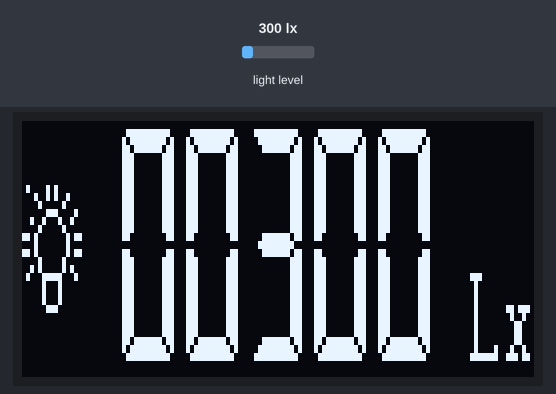
Bench run of a sketch on a simulated Arduino Uno, built with avr-gcc and run on an emulated ATmega328P. Parts: 128×64 one-colour display. Wiring (inferred from the names in the program): BH1750 light sensor at I2C address 0x23; SSD1306 OLED at I2C address 0x3C. Inputs (shaded band) come from the test bench; at power-on: light level 300 lx.

Above: at 2.4 s.
2.5 s: light level set to 40 lx
At 3.8 s:
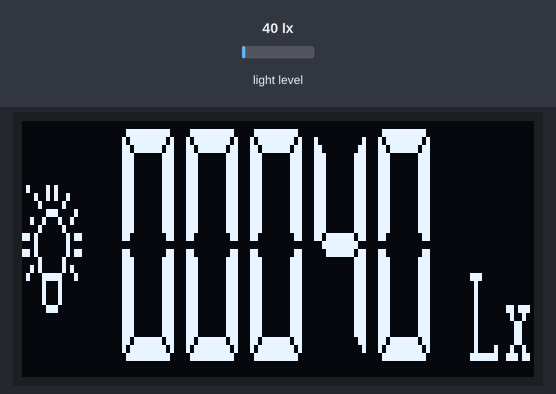
4.3 s: light level set to 500 lx
At 5.7 s:
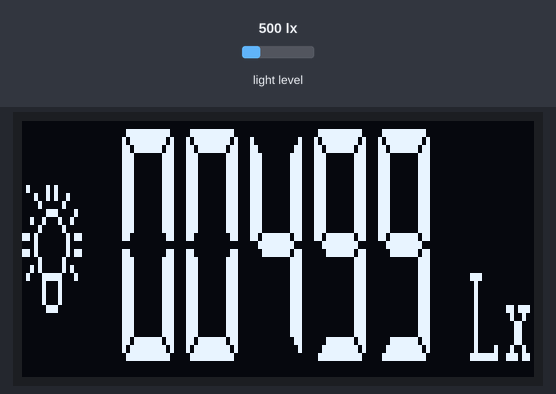
6.8 s: light level set to 1000 lx
At 8.4 s:
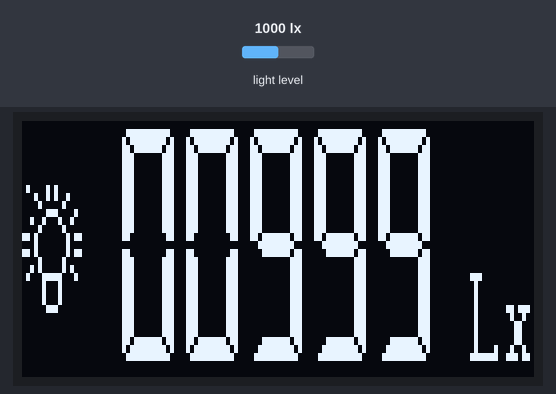
Timing chart, 0 to 9.9 s (numbered marks = the images above; inputs shaded):
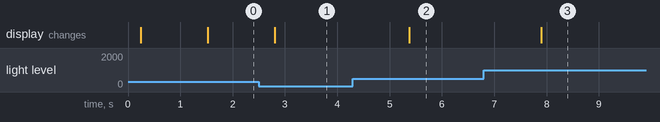

Measured:
- after the input at 2.5 s, the display: changes after 0.31 s (image 1)
- after the input at 4.3 s, the display: changes after 1.1 s (image 2)
- after the input at 6.8 s, the display: changes after 1.1 s (image 3)

The sketch:

AmbientLightMater.ino
```cpp
/*
 * Ambient Light Sensor BH1750
 */
#include "DISP7SEG.h"
DISP7SEG disp ; // SSD1306表示クラスのインスタンス

#define BH1750_ADDR 0x23  // Ambient Light Sensor BH1750のI2Cアドレス
#define BH1750_MODE 0x10  // Continuously H-resolution mode

/**
 * Ambient Light Sensor BH1750 から照度を読み取る
 */
uint16_t readAmbienLight( ) {
  uint16_t sensorData ;

  // -- SEND COMMAND --
  Wire.beginTransmission(BH1750_ADDR);
  Wire.write(BH1750_MODE);
  Wire.endTransmission();
  delay (180) ;

  // -- Result --
  Wire.requestFrom(BH1750_ADDR, 2);
  while(Wire.available() < 2);
  sensorData = Wire.read();
  sensorData = sensorData << 8 | Wire.read();
  sensorData = sensorData / 1.2 ;
  return sensorData ;
}

/**
 *
 */
void setup() {
  Wire.begin();
  disp.init() ;

  // --- 初期表示 88888Lx
  disp.disp7SEG(0,2,13) ;
  disp.disp7SEG(24,0,12) ;
  disp.disp7SEG(40,0,12) ;
  disp.disp7SEG(56,0,12) ;
  disp.disp7SEG(72,0,12) ;
  disp.disp7SEG(88,0,12) ;
  disp.dispFont16(112,4,'L') ;
  disp.dispFont16(120,4,'x') ;
  delay(1000) ;
}

/**
 * 照度表示
 */
void loop() {
  // --- 明るさ
  uint16_t sensorData = readAmbienLight( ) ;
  // --- 表示用データに変換
  uint8_t diapData[5] ;
  for (int i=0;i<5;i++) {
    diapData[i] = sensorData % 10 ;
    sensorData /= 10 ;
  }
  // --- 照度表示
  disp.disp7SEG(24,0,diapData[4]) ;
  disp.disp7SEG(40,0,diapData[3]) ;
  disp.disp7SEG(56,0,diapData[2]) ;
  disp.disp7SEG(72,0,diapData[1]) ;
  disp.disp7SEG(88,0,diapData[0]) ;

  delay(1000) ;
}
```

DISP7SEG.cpp
```cpp
#include "DISP7SEG.h"

static uint8_t oledAddr = 0x3C;     // SSD1306のI2Cアドレス
static uint8_t oldCommand = 0x80;   // SSD1306の1Byteコマンド
static uint8_t oldCommands = 0x00;  // SSD1306の複数Byteコマンド
static uint8_t oldData = 0x40;      // SSD1306のデータバイト
static uint8_t DISP7SEG_SSD1306_INIT[] = { // SSD1306の初期化コマンド群
  0xC8,         // C0/C8:上下の描画方向
  0xA1,         // A0/A1:左右の描画方向
  0x22,0x00,0x07,         // 20/21/22/23:アドレッシングモード
  0xA8,0x3F,    // 画面の解像度
  0xD3,0x00,    // 縦方向のオフセット
  0xDA,0x12,    // 描画タイプ
  0x40,         // 縦方向の描画開始位置
  0xA6,         // 表示方法 - A7にすると画面反転
  0x8D, 0x14    // OLEDパネルの供給電圧と思われる 14hに設定しないとダメらしい
};

uint8_t oledWidth = 128;  // OLEDの幅(ピクセル数)
uint8_t oledHeight = 64;  // OLEDの高さ(ピクセル数)
uint8_t oledPages = 8;    // OLEDのページ数(ピクセル数÷８)

// 初期化
void DISP7SEG::init() {
  // OLED設定コマンド送信
  oledSendCommands(sizeof(DISP7SEG_SSD1306_INIT), DISP7SEG_SSD1306_INIT) ;  // 初期化
  oledSendCommand(0xAF) ; // 画面表示
  cls() ;
  dispSwitch(true) ;
}

// 画面消去
void DISP7SEG::cls() {
  oledSendCommand(0xAE) ; // 画面表示

  for (uint8_t m = 0; m < oledPages; m++) {
    oledSendCommand3(0xB0 | (m & 0x07) , 0x10 , 0x00) ;
    Wire.beginTransmission(oledAddr);
    Wire.write(oldData);
    for (uint8_t x = 0; x < oledWidth; x++) {
      if (Wire.write(0) == 0) {
        Wire.endTransmission();
        Wire.beginTransmission(oledAddr);
        Wire.write(oldData);
        Wire.write(0);
      }
    }
    Wire.endTransmission();
  }

  oledSendCommand(0xAF) ; // 画面表示
}

// 表示日表示切替
void DISP7SEG::dispSwitch(bool sw) {
  if (sw) {
    oledSendCommand(0xAF) ; // 画面表示
  } else {
    oledSendCommand(0xAE) ; // 画面表示
  }
}

// 7セグメント調フォント表示
void DISP7SEG::disp7SEG(int offsetX , int offsetY , int num) {
  int width = 16 ;
  int heigh = 4 ;

  if (num < 10) {
    if (num < 0) { num = 10 ; }
    bool flag7[7] ;
    for (int i=0;i<7;i++) {
      flag7[i] = addMap[num][i] ;
    }
    for (int i = 0; i < 16*4; i++) {
        bitMapBuff[i] = 0 ;
      if (flag7[0]) { bitMapBuff[i] |= pgm_read_word(SEGa + i) ; }  // a
      if (flag7[1]) { bitMapBuff[i] |= pgm_read_word(SEGb + i) ; }  // b
      if (flag7[2]) { bitMapBuff[i] |= pgm_read_word(SEGc + i) ; }  // c
      if (flag7[3]) { bitMapBuff[i] |= pgm_read_word(SEGd + i) ; }  // d
      if (flag7[4]) { bitMapBuff[i] |= pgm_read_word(SEGe + i) ; }  // e
      if (flag7[5]) { bitMapBuff[i] |= pgm_read_word(SEGf + i) ; }  // f
      if (flag7[6]) { bitMapBuff[i] |= pgm_read_word(SEGg + i) ; }  // g
    }
  } else
  if (num > 100) { // CLEAR
    width = num % 100 ;
    heigh = num / 100 ;
    memset(bitMapBuff,0,width*heigh) ;
  } else {
    uint8_t *bitMap ;
    switch(num) {
      case 10: bitMap = SEGdot ; break ; // DOT
      case 11: bitMap = SEGg ; break ; // -
      case 12: bitMap = base7SEG ; break ; // Body
      case 13: bitMap = ILLUMINACE ; heigh= 2 ; break ; // REGISTER
    }
    for (int i = 0; i < width*heigh; i++) {
      bitMapBuff[i] = pgm_read_word(bitMap + i) ;
    }
  }

  oledBitMap(offsetX,offsetY, width , heigh , bitMapBuff) ;
}

// グラフ用 8x16フォント
void DISP7SEG::dispFont16(int offsetX , int offsetY , char ch) {
  uint8_t *bitMap ;
  switch(ch) {
    case ' ' : bitMap = &font8x16[0] ; break ;
    case 'L' : bitMap = &font8x16[1*16] ; break ;
    case 'x' : bitMap = &font8x16[2*16] ; break ;
  }
  for (int i = 0; i < 16 ; i++) {
    bitMapBuff[i] = pgm_read_word(bitMap + i) ;
  }
  oledBitMap(offsetX,offsetY, 8 , 2 , bitMapBuff) ;
}

// OLEDに1バイトコマンドを送信
void DISP7SEG::oledSendCommand(uint8_t command) {
  Wire.beginTransmission(oledAddr);
  Wire.write(oldCommand);
  Wire.write(command);
  Wire.endTransmission();
}

// OLEDに2バイトコマンドを送信
void DISP7SEG::oledSendCommand2(uint8_t command1,uint8_t command2) {
  Wire.beginTransmission(oledAddr);
  Wire.write(oldCommands);
  Wire.write(command1);
  Wire.write(command2);
  Wire.endTransmission();
}

// OLEDに3バイトコマンドを送信
void DISP7SEG::oledSendCommand3(uint8_t command1,uint8_t command2,uint8_t command3) {
  Wire.beginTransmission(oledAddr);
  Wire.write(oldCommands);
  Wire.write(command1);
  Wire.write(command2);
  Wire.write(command3);
  Wire.endTransmission();
}

// OLEDに複数のコマンドを送信::Wireクラスの制限により最大32Byte
// 長さのチェックはしてないのでプログラマ責任で上手い事やってちょ
void DISP7SEG::oledSendCommands(int commandLen,uint8_t commands[]) {
  Wire.beginTransmission(oledAddr);
  Wire.write(oldCommands);
  for (int i = 0; i < commandLen; i++) {
    Wire.write(commands[i]);
  }
   Wire.endTransmission();
}

// BITマップを表示する::oledFillDataの可変データ型なので基本oledFillDataと同じ作り
void DISP7SEG::oledBitMap(int offsetX , int offsetY , int width,int hight, uint8_t bitMap[]) {
  int pos = 0 , pos2 = 0 ;
  for (int m = 0; m < hight; m++) {
    oledBitMap32(offsetX , (m*2) + offsetY , width , &bitMap[pos] , true) ;
    oledBitMap32(offsetX , (m*2+1) + offsetY , width , &bitMap[pos] , false) ;
    pos += width ;
  }
  oledSendCommand3(0xB0 , 0x10 , 0x00) ;
}

// 128x32ドットＯＬＥＤで偶数・奇数ラインにビットマップを書き込み
void DISP7SEG::oledBitMap32(int col , int row , int width , uint8_t *bitMap , bool even) {
  oledSendCommand3(0xB0 | (row & 0x07) , 0x10 | (col & 0xf0) >> 4 , col & 0x0F) ;
  Wire.beginTransmission(oledAddr);
  Wire.write(oldData);
  for (int x = 0; x < width; x++) {
    int8_t byteData = bitMap[x] ;
    if (even) {
      byteData = bitPattern[byteData & 0x0F] ;
    } else {
      byteData = bitPattern[(byteData & 0xF0)>>4] ;
    }
    if (Wire.write(byteData) == 0) {
      Wire.endTransmission();
      Wire.beginTransmission(oledAddr);
      Wire.write(oldData);
      Wire.write(byteData);
    }
  }
  Wire.endTransmission();
}
```

DISP7SEG.h
```cpp
/*
 * SSD1306 128x32に７セグメントっぽいフォントで表示
 *
 */
#ifndef DISP7SEG_H
#define DISP7SEG_H
#include <arduino.h>
#include <Wire.h>
#include "bitmapdata.h"

class DISP7SEG
{
  private:
    uint8_t bitMapBuff[24*4];  // 7セグっぽいフォントの合成用バッファ

  public:
    void init(); // 初期化
    void cls(); // 画面クリア
    void dispSwitch(bool sw) ;
    void disp7SEG(int offsetX , int offsetY , int num); // 7セグメント調フォント表示
    void dispFont16(int offsetX , int offsetY , char ch) ; // グラフ用 8x16フィント

  protected:
    void oledBitMap(int offsetX , int offsetY , int width,int hight, uint8_t bitMap[]) ;
    void oledBitMap32(int col , int row , int width , uint8_t *bitMap , bool even) ;
    void oledSendCommand(uint8_t command); // OLEDに1バイトコマンドを送信
    void oledSendCommand2(uint8_t command1,uint8_t command2); // OLEDに2バイトコマンドを送信
    void oledSendCommand3(uint8_t command1,uint8_t command2,uint8_t command3); // OLEDに3バイトコマンドを送信
    void oledSendCommands(int commandLen,uint8_t commands[]); // OLEDに複数のコマンドを送信
} ;
#endif
```

Source omitted: bitmapdata.h (data table, 5638 bytes)
